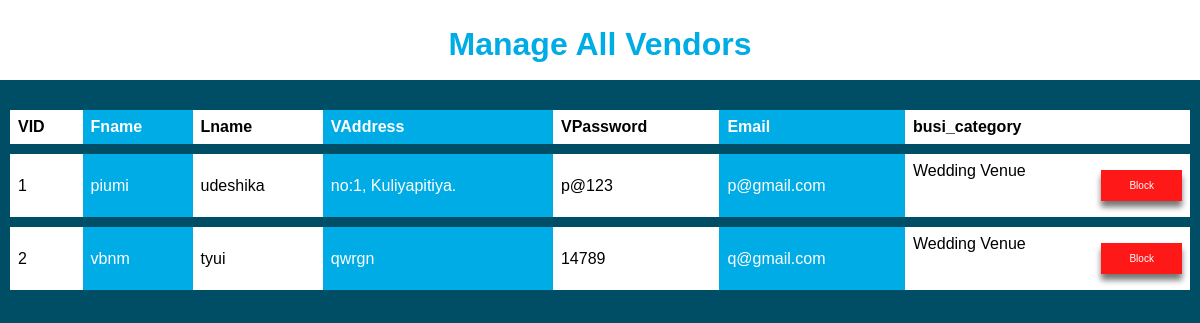
/vendormanage.php, run on the app's committed database.
### tables this page shows
CREATE TABLE `vendor` (
  `VID` int(10) NOT NULL,
  `Fname` varchar(20) NOT NULL,
  `Lname` varchar(20) NOT NULL,
  `VAddress` varchar(50) NOT NULL,
  `VPassword` varchar(8) NOT NULL,
  `Email` varchar(20) NOT NULL,
  `busi_category` varchar(20) NOT NULL
);

### vendormanage.php (the view, shortened to what this page needs)
<!DOCTYPE html>
<html>
<head>
  <link rel="stylesheet" type="text/css" href="Admin_styles/style.css" />
</head>
<body>
  <div style="background-color:white;height:60px;padding-top:5px;padding-bottom:15px;margin-bottom:20px;">
    <h1 class="adminheader">Manage All Vendors</h2>
  </div>
  <div>
    <table>
      <tr>
        <th>VID</th>
        <th>Fname</th>
        <th>Lname</th>
        <th>VAddress</th>
        <th>VPassword</th>
        <th>Email</th>
        <th>busi_category</th>
      </tr>
      <?php
      require 'config.php';
      if (isset($_GET["page"])) {
        $page_no = $_GET["page"];
      } else {
        $page_no = 1;
      }
      $results_per_page = 10;
      $page_first_result = ((int)$page_no - 1) * $results_per_page;
      $view_product_rs = mysqli_query($conn, "SELECT * FROM `vendor` LIMIT " . $results_per_page . " OFFSET " . $page_first_result);
      ?>
      <?php
      while ($product_data = $view_product_rs->fetch_assoc()) {
      ?>
        <tr>
          <td><span class="fs-6 fw-bold text-white"><?php echo $product_data["VID"]; ?></span></td>
          <td><span class="fs-6 fw-bold text-white"><?php echo $product_data["Fname"]; ?></span></td>
          <td><span class="fs-6 fw-bold text-white"><?php echo $product_data["Lname"]; ?></span></td>
          <td><span class="fs-6 fw-bold text-white"><?php echo $product_data["VAddress"]; ?></span></td>
          <td><span class="fs-6 fw-bold text-white"><?php echo $product_data["VPassword"]; ?></span></td>
          <td><span class="fs-6 fw-bold text-white"><?php echo $product_data["Email"]; ?></span></td>
          <td><span class="fs-6 fw-bold text-white"><?php echo $product_data["busi_category"]; ?></span><button> Block</button></td>
        </tr>
      <?php
      }
      ?>
    </table>
  </div>
</body>
</html>

### Admin_styles/style.css (style rules this page uses)
body { margin:0px; padding:0px; width:100%; height:auto; }
::placeholder { color:white; }

### vendormanage.php (style rules this page uses)
body { background-color: #004d66; }
table { font-family: arial, sans-serif; border-collapse: collapse; width: 100%; }
td, th { text-align: left; padding: 8px; }
tr { border: 10px solid #004d66; }
th:nth-child(even), td:nth-child(even) { background-color: #00ace6; color: white; }
th:nth-child(odd), td:nth-child(odd) { background-color: white; color: b; }
.adminheader { text-align: center; color: #00ace6; font-family: sans-serif; }
button { background-color: red; color: white; padding: 10px; margin: 8px 0; border: none; cursor: pointer; width: 30%; opacity: 0.9; box-shadow: 0 6px 6px rgba(0, 0, 0, 0.6); font-size: 10px; float: right; }

### data on the page
vendor: VID "1", Fname "piumi", Lname "udeshika", VAddress "no:1, Kuliyapitiya.", VPassword "p@123", Email "p@gmail.com", busi_category "Wedding Venue"
vendor: VID "2", Fname "vbnm", Lname "tyui", VAddress "qwrgn", VPassword "14789", Email "q@gmail.com", busi_category "Wedding Venue"
